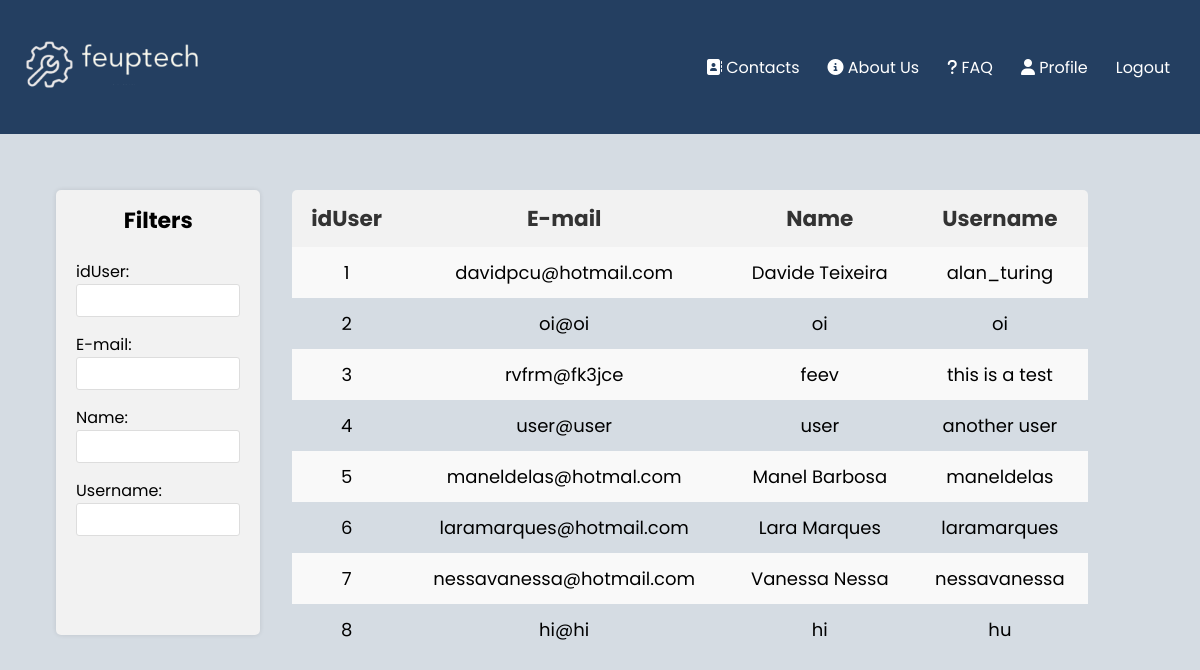
The page /pages/users_all.php (signed in) on the database as committed earlier.
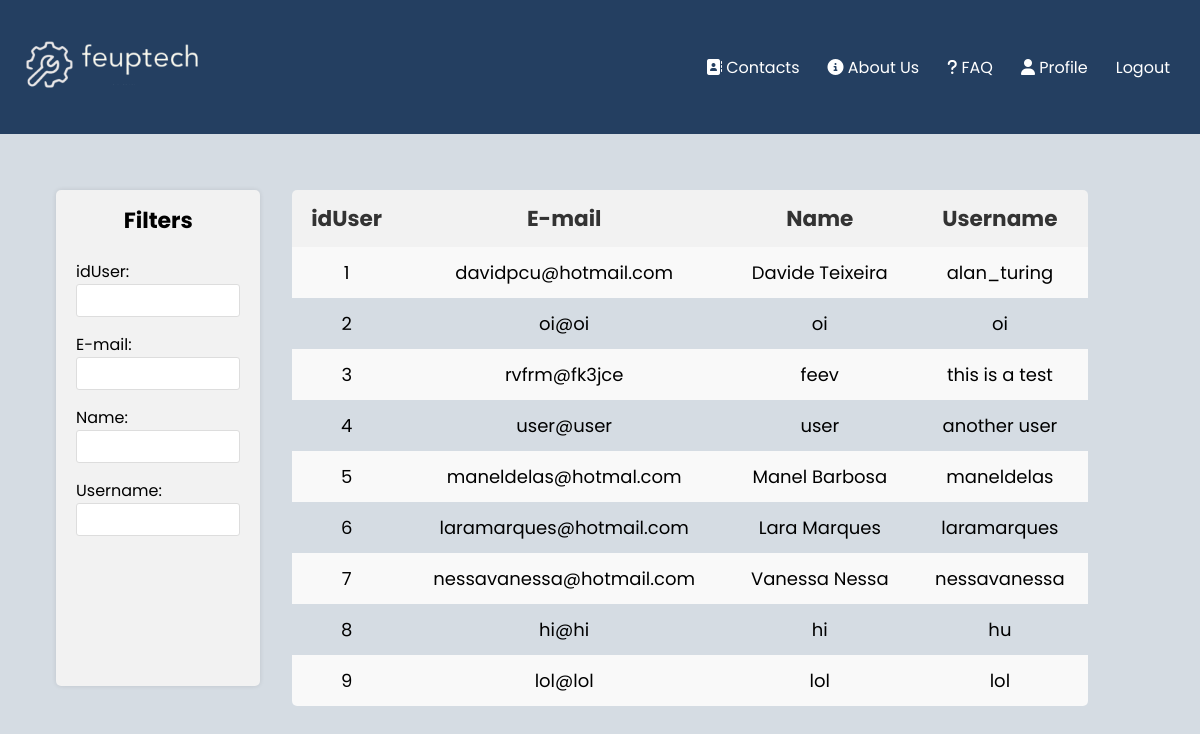
The same page on the database as committed later.
### tables this page shows
CREATE TABLE users(
    idUser integer primary key AUTOINCREMENT,
    email text UNIQUE,
    name text NOT NULL,
    username text UNIQUE NOT NULL,
    password text NOT NULL
);

### pages/users_all.php (called while the page is built, shortened)
<?php
    require_once(__DIR__ . '/../database/connection.db.php');
    include '../database/user.class.php';
    include '../utils/session.php';
    include '../templates/tickets.tpl.php';
    include '../templates/users_all.tpl.php';
    $session = new Session();
    $db = getDatabaseConnection();
    $user = User::getUserWithId($db, $session->getID());
    $users = User::getAllUsers($db);
    drawTicketsHeader($session);
    drawUsersAll($users);
?>

### utils/session.php (called while the page is built, shortened)
<?php
class Session{
      public function isLoggedIn() : bool {
        return isset($_SESSION['id']);
      }
      public function getID() : ?int {
        return isset($_SESSION['id']) ? $_SESSION['id'] : null;
      }
}
?>

### database/user.class.php (called while the page is built, shortened)
<?php
     class User{
        public function __construct(int $id, string $email, string $name, string $username){
            $this->id = $id;
            $this->email = $email;
            $this->name = $name;
            $this->username = $username;
        }
        static function getAllUsers(PDO $db){
            $stmt = $db->prepare('
              SELECT idUser, email, name, username
              FROM users');
            $stmt->execute();
            $ticketRows = $stmt->fetchAll(PDO::FETCH_ASSOC);
            $users = [];
            foreach ($ticketRows as $row){
                $user = new User(
                $row['idUser'],
                $row['email'],
                $row['name'],
                $row['username']);
                array_push($users, $user);
            }
            return $users;
        }
        static function getUserWithID(PDO $db, int $id) : ?User {
            $stmt = $db->prepare('
                SELECT u.idUser, u.email, u.name, u.username
                FROM users u JOIN admins a ON u.idUser = a.idAdmin
                WHERE u.idUser = ?');
            $stmt->execute(array($id));
            $row = $stmt->fetch(PDO::FETCH_ASSOC);
            if ($row !== false) {
                return new Admin($row['idUser'], $row['email'], $row['name'], $row['username']);
            }
            return null;
            }
     }
?>

### templates/users_all.tpl.php (the view, shortened to what this page needs)
<?php function drawUsersAll($users) { ?>
<main class="tab">
            <section class="sidebar">
                <h3>Filters</h3>
                <label for="isUserFilter">idUser:</label>
                <input type="text" id="idUserFilter">
                <br>
                <label for="emailFilter">E-mail:</label>
                <input type="text" id="emailFilter">
                <br>
                <label for="nameFilter">Name:</label>
                <input type="text" id="nameFilter">
                <br>
                <label for="usernameFilter">Username:</label>
                <input type="text" id="usernameFilter">
            </section>
        <section class="table-container">
            <table id="filter">
                    <th>idUser</th>
                    <th>E-mail</th>
                    <th>Name</th>
                    <th>Username</th>
                <?php
                    foreach($users as $user)
                        drawUserAll($user);
                ?>
            </table>
        </section>
    </main>
</body>
</html>
<?php } ?>
<?php function drawUserAll($user) { ?>
<tr>
    <td>
        <a href="../pages/profile_foreign.php?user=<?php echo urlencode($user->id) ?>">
            <?php echo $user->id ?> </a>
    </td>
    <td><?php echo $user->email ?></td>
    <td><?php echo $user->name ?></td>
    <td><?php echo $user->username ?></td>
</tr>
<?php } ?>

### templates/tickets.tpl.php (shortened to what this page needs)
<?php function drawTicketsHeader($session, $css = "") { ?>
    <!DOCTYPE html>
    <html lang = "en-Us">
    <head>
        <link href="../css/navLogin_style.css" rel="stylesheet">
        <link href="../css/tickets_style.css" rel="stylesheet">
        <link href="../css/newTicket.css" rel="stylesheet">
        <link href="../css/tickets_all.css" rel="stylesheet">
        <link href="../css/assign_style.css" rel="stylesheet">
    </head>
    <body>
        <nav>
        <a href = "../pages"><img src ="../images/logo.png"></a>
        <ul class = "navigation">
                <li class = "nav_elem"><a href = "../pages/contacts.php"><i class="fa-solid fa-address-book"></i> Contacts</a></li>
                <li class = "nav_elem"><a href = "../pages/about_us.php"><i class="fas fa-circle-info"></i> About Us</a></li>
                <li class = "nav_elem"><a href = "../pages/faq.php"><i class="fa-solid fa-question"></i> FAQ</a></li>
                <?php
                if (!$session->isLoggedIn()){
                    echo "<li class = \"nav-elem\"><a href=\"../pages/register.php\">Register</a></li>";
                    echo "<li class = \"nav-elem\"><a href=\"../pages/login.php\">Login</a></li>";
                }
                else{
                    echo "<li class = \"nav-elem\"><a href =\"../pages/profile.php\"><i class=\"fa-solid fa-user\"></i> Profile</a></li>";
                    echo "<form action=\"../actions/action_logout.php\" method=\"post\" class=\"logout\"><a href = \"#\" type=\"submit\" onclick=\"this.parentNode.submit(); return false;\">Logout</a></form>";
                }
                ?>
            </ul>
        </nav>
<?php } ?>

### css/navLogin_style.css (style rules this page uses)
.navigation { display: flex; justify-content: flex-end; padding: 14px 16px; }
nav a { text-decoration: none; color: white; padding: 14px; }
li { list-style: none; }
nav { background-color: #243f61; background-size: cover; background-position: center; text-align: center; font-family: 'Poppins'; margin: -8px; display: grid; grid-template-columns: auto 1fr; column-gap: 2em; align-items: center; }
nav img { width: 100%; max-width: 200px; justify-self: start; }

### css/tickets_style.css (style rules this page uses)
body { font-family: 'Poppins'; background-color: #D5DCE3; }

### css/tickets_all.css (style rules this page uses)
body { font-family: 'Poppins'; background-color: #D5DCE3 }
.tab { display: grid; grid-template-columns: 18% 70%; column-gap: 2em; margin-left: 3em; }
.table-container { overflow-x: auto; margin-top: 4em; border-radius: 5px; }
table { width: 100%; white-space: nowrap; }
.sidebar { background-color: #f2f2f2; padding: 20px; border-radius: 5px; box-shadow: 0 0 5px rgba(0, 0, 0, 0.1); margin-bottom: 20px; margin-top: 4em; }
.sidebar h3 { font-size: 22px; margin-top: -6.5px; text-align: center; }
.sidebar label { display: block; margin-top: 15px; }
.sidebar input[type="text"] { width: 100%; padding: 8px; border: 1px solid #ddd; border-radius: 3px; box-sizing: border-box; }
table { border-collapse: collapse; box-shadow: 0 0 5px rgba(0, 0, 0, 0.1); font-size: 18px; }
table th, table td { padding: 12px; text-align: center; }
table th { background-color: #f2f2f2; font-weight: bold; color: #333; font-size: larger; }
table tr:nth-child(even) { background-color: #f9f9f9; }
table td a { text-decoration: none; color: black; }

Rows that differ between the two databases and show on the page:
added users: idUser "9", email "lol@lol", name "lol", username "lol"
